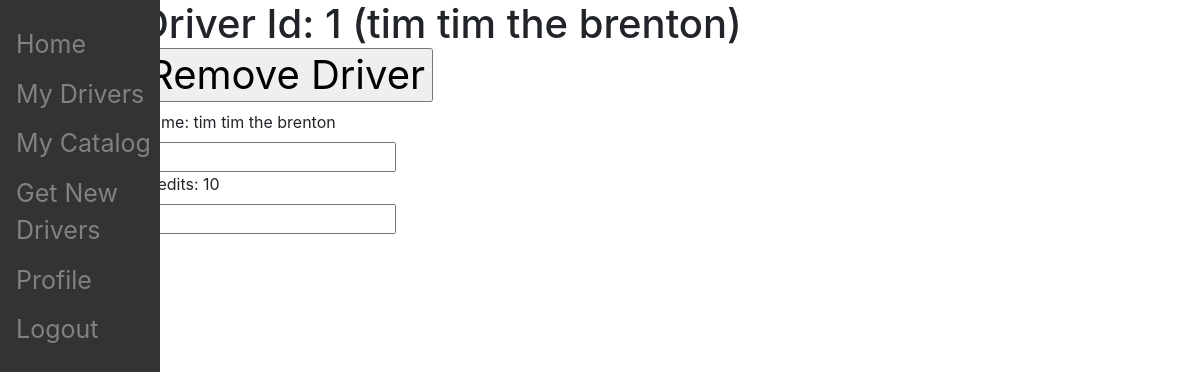
Screenshot of /sponsors/edit_driver/1 (signed in) with the database file from the repository.
### driver_app/models.py (models this page shows)
class Driver(models.Model):
  user = models.OneToOneField(CustomUser,on_delete=models.CASCADE)
  sponsor = models.ForeignKey(Sponsor, on_delete=models.CASCADE, default=None, null=True, blank=True)
  is_admin = models.BooleanField(default=False)
  phone = models.CharField(max_length=12)
  qualifications = models.CharField(max_length=500, blank=True)
  name = models.CharField(max_length=25)
  address = models.CharField(max_length=50)
  credits = models.IntegerField(default=0)
  time_with_sponsor = models.IntegerField(default=0)

### sponsor_app/views.py (the view, shortened to what this page needs)
# urls.py: path('edit_driver/<int:id>',views.edit_driver_view, name='my drivers'),
@login_required(login_url='/sponsors/login')
def edit_driver_view(request,id):
    driver_id = id
    my_driver = Driver.objects.get(id=driver_id)
    return render(request = request, template_name = 'sponsor_app/edit_driver.html',context={"driver":my_driver})

### sponsor_app/templates/sponsor_app/edit_driver.html (shortened to what this page needs)
{% extends 'sponsor_app/base.html' %}
{% block content %}
<H1>Driver Id: {{driver.id}} ({{driver.name}})
  <form action="/sponsors/edit_driver/{{driver.id}}" method="post">
    <input type="submit" value="Remove Driver">
  </form>
</H1>
<form action="/sponsors/edit_driver/{{driver.id}}" method="post">
  <label for="driver_name">Name: {{driver.name}}</label><br>
  <input type="text" id="driver_name" name="driver_name"><br>
  <label for="credits">Credits: {{driver.credits}}</label><br>
  <input type="number" id="credits" name="credits"><br>
</form>
{% endblock %}

### rows the page displays
Driver: id "1", name "tim tim the brenton", credits "10"
